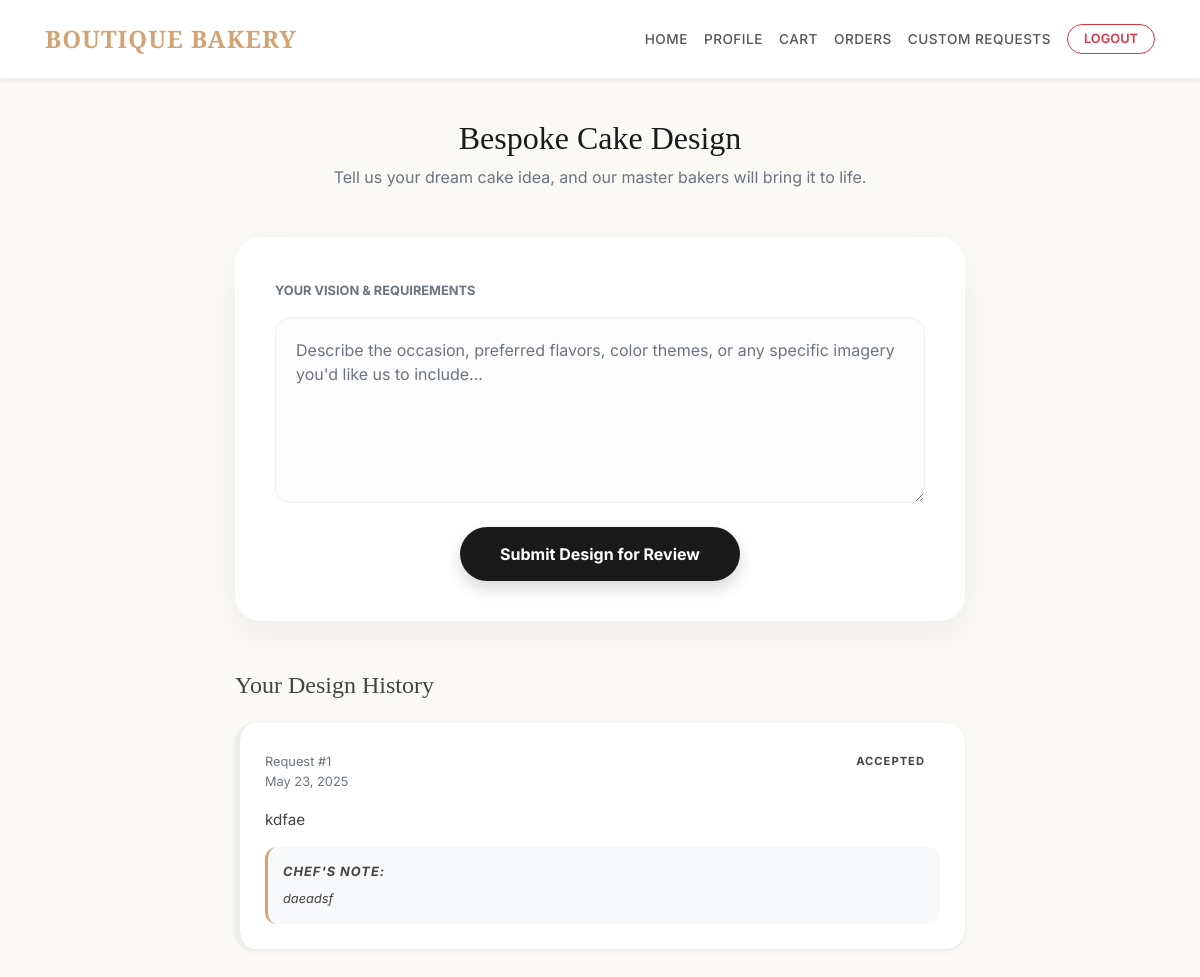
The page /custom_requests.php (signed in) on the database as committed earlier.
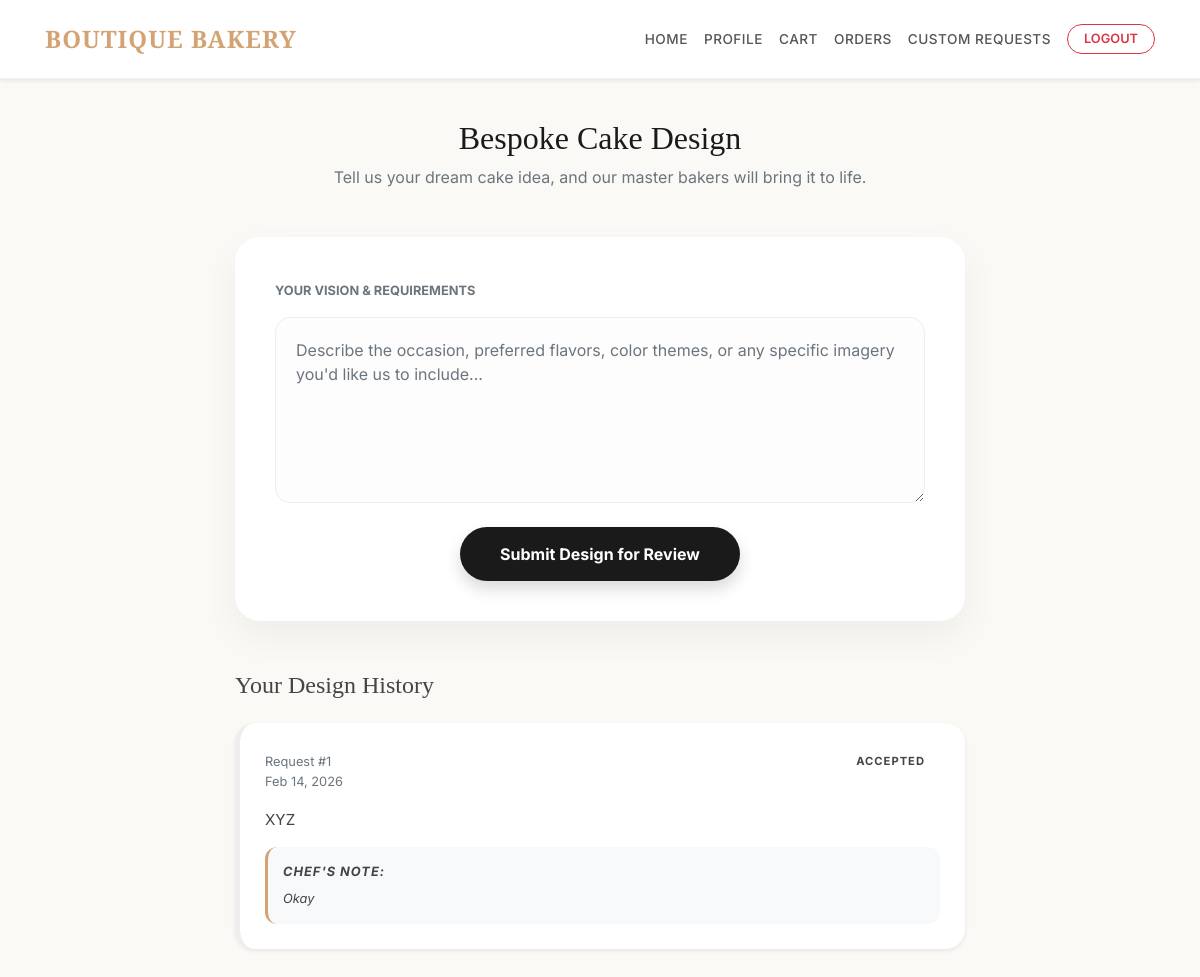
The same page on the database as committed later.
### tables this page shows
CREATE TABLE `custom_requests` (
  `request_id` int(11) NOT NULL,
  `user_id` int(11) NOT NULL,
  `design_details` text NOT NULL,
  `status` enum('pending','accepted','suggested_modifications','rejected') DEFAULT 'pending',
  `admin_feedback` text DEFAULT NULL,
  `created_at` timestamp NOT NULL DEFAULT current_timestamp()
);

### custom_requests.php (the view, shortened to what this page needs)
<?php
include('config.php');
$user_id = $_SESSION["id"];
$stmt = $conn->prepare("SELECT request_id, design_details, status, admin_feedback, created_at FROM custom_requests WHERE user_id = ? ORDER BY created_at DESC");
$stmt->bind_param("i", $user_id);
$stmt->execute();
$result = $stmt->get_result();
?>
<!DOCTYPE html>
<html lang="en">
<head>
    <link rel="stylesheet" href="https://maxcdn.bootstrapcdn.com/bootstrap/4.5.2/css/bootstrap.min.css">
</head>
<body>
<?php include('navbar.php'); ?>
<div class="container mb-5">
    <div class="row justify-content-center">
        <div class="col-lg-8">
            <h2 class="header-title text-center">Bespoke Cake Design</h2>
            <p class="text-center text-muted mb-5">Tell us your dream cake idea, and our master bakers will bring it to life.</p>
            <div class="creation-card">
                <form method="POST">
                    <div class="form-group">
                        <label class="font-weight-bold small text-uppercase text-muted mb-3">Your Vision & Requirements</label>
                        <textarea name="design_details" class="form-control" rows="6"
                                  placeholder="Describe the occasion, preferred flavors, color themes, or any specific imagery you'd like us to include..."></textarea>
                    </div>
                    <div class="text-center mt-4">
                        <button type="submit" class="btn btn-submit shadow">Submit Design for Review</button>
                    </div>
                </form>
            </div>
            <h4 class="mb-4" style="font-family: 'Playfair Display', serif;">Your Design History</h4>
            <?php if ($result->num_rows === 0): ?>
                <div class="text-center py-4 bg-white rounded-lg shadow-sm">
                    <p class="text-muted mb-0">No custom designs submitted yet.</p>
                </div>
            <?php else: ?>
                <?php while ($row = $result->fetch_assoc()): ?>
                    <div class="request-item shadow-sm">
                        <div class="d-flex justify-content-between align-items-start mb-3">
                            <div>
                                <span class="text-muted small">Request #<?= $row['request_id'] ?></span>
                                <div class="text-muted" style="font-size: 0.8rem;"><?= date('M d, Y', strtotime($row['created_at'])) ?></div>
                            </div>
                            <span class="status-badge <?= strtolower($row['status']) ?>">
                                <?= $row['status'] ?>
                            </span>
                        </div>
                        <p class="mb-0" style="font-size: 0.95rem; line-height: 1.6;">
                            <?= nl2br(htmlspecialchars($row['design_details'])) ?>
                        </p>
                        <?php if ($row['admin_feedback']): ?>
                            <div class="feedback-box">
                                <small class="font-weight-bold d-block mb-1 text-uppercase" style="letter-spacing: 1px;">Chef's Note:</small>
                                <span class="small"><?= nl2br(htmlspecialchars($row['admin_feedback'])) ?></span>
                            </div>
                        <?php endif; ?>
                    </div>
                <?php endwhile; ?>
            <?php endif; ?>
        </div>
    </div>
</div>
</body>
</html>

Rows that differ between the two databases and show on the page:
changed custom_requests "ACCEPTED": created_at "May 23, 2025" → "Feb 14, 2026"; design_details "kdfae" → "XYZ"; admin_feedback "daeadsf" → "Okay"
